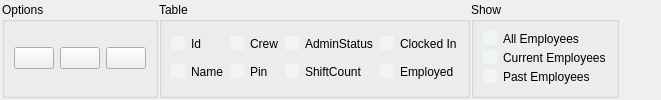
         <widget class="QWidget" name="EmployeeSettings">
          <property name="styleSheet">
           <string notr="true">QCheckBox::indicator,QRadioButton::indicator{
border:none;
background-color:#F1F4F5;

}


QCheckBox::indicator,QRadioButton::indicator{
border:none;
background-color:#F1F4F5;

}
QCheckBox::indicator:hover,QRadioButton::indicator:hover{
border:none;
background-color:#E4E9EB;

}
QCheckBox::indicator:checked,QRadioButton::indicator:checked{
border:none;
background-color:#FE938C;

}
</string>
          </property>
          <attribute name="title">
           <string>Employee</string>
          </attribute>
          <layout class="QHBoxLayout" name="horizontalLayout_2">
           <property name="spacing">
            <number>1</number>
           </property>
           <property name="leftMargin">
            <number>2</number>
           </property>
           <property name="topMargin">
            <number>2</number>
           </property>
           <property name="rightMargin">
            <number>2</number>
           </property>
           <property name="bottomMargin">
            <number>2</number>
           </property>
           <item>
            <widget class="QGroupBox" name="groupBox">
             <property name="minimumSize">
              <size>
               <width>0</width>
               <height>0</height>
              </size>
             </property>
             <property name="maximumSize">
              <size>
               <width>200</width>
               <height>16777215</height>
              </size>
             </property>
             <property name="styleSheet">
              <string notr="true"/>
             </property>
             <property name="title">
              <string>Options</string>
             </property>
             <layout class="QHBoxLayout" name="horizontalLayout_5">
              <property name="topMargin">
               <number>7</number>
              </property>
              <property name="bottomMargin">
               <number>7</number>
              </property>
              <item>
               <widget class="QPushButton" name="EmployeeAdd">
                <property name="text">
                 <string/>
                </property>
                <property name="default">
                 <bool>false</bool>
                </property>
               </widget>
              </item>
              <item>
               <widget class="QPushButton" name="EmployeeEdit">
                <property name="text">
                 <string/>
                </property>
               </widget>
              </item>
              <item>
               <widget class="QPushButton" name="EmployeeDelete">
                <property name="text">
                 <string/>
                </property>
               </widget>
              </item>
             </layout>
            </widget>
           </item>
           <item>
            <widget class="QGroupBox" name="groupBox_2">
             <property name="title">
              <string>Table</string>
             </property>
             <layout class="QGridLayout" name="gridLayout_8">
              <property name="topMargin">
               <number>7</number>
              </property>
              <property name="bottomMargin">
               <number>7</number>
              </property>
              <item row="0" column="0">
               <widget class="QCheckBox" name="EmployeeId">
                <property name="text">
                 <string>Id</string>
                </property>
               </widget>
              </item>
              <item row="1" column="0">
               <widget class="QCheckBox" name="EmployeeName">
                <property name="text">
                 <string>Name</string>
                </property>
               </widget>
              </item>
              <item row="1" column="3">
               <widget class="QCheckBox" name="EmployeeCurrent">
                <property name="text">
                 <string>Employed</string>
                </property>
               </widget>
              </item>
              <item row="0" column="3">
               <widget class="QCheckBox" name="EmployeeActive">
                <property name="text">
                 <string>Clocked In</string>
                </property>
               </widget>
              </item>
              <item row="1" column="2">
               <widget class="QCheckBox" name="EmployeeShiftCount">
                <property name="text">
                 <string>ShiftCount</string>
                </property>
               </widget>
              </item>
              <item row="0" column="2">
               <widget class="QCheckBox" name="EmployeeAdminStatus">
                <property name="text">
                 <string>AdminStatus</string>
                </property>
               </widget>
              </item>
              <item row="1" column="1">
               <widget class="QCheckBox" name="EmployeePin">
                <property name="text">
                 <string>Pin</string>
                </property>
               </widget>
              </item>
              <item row="0" column="1">
               <widget class="QCheckBox" name="EmployeeCrew">
                <property name="text">
                 <string>Crew</string>
                </property>
               </widget>
              </item>
             </layout>
            </widget>
           </item>
           <item>
            <widget class="QGroupBox" name="groupBox_3">
             <property name="title">
              <string>Show</string>
             </property>
             <property name="flat">
              <bool>false</bool>
             </property>
             <property name="checkable">
              <bool>false</bool>
             </property>
             <layout class="QVBoxLayout" name="verticalLayout_2">
              <property name="spacing">
               <number>2</number>
              </property>
              <property name="leftMargin">
               <number>9</number>
              </property>
              <property name="topMargin">
               <number>7</number>
              </property>
              <property name="bottomMargin">
               <number>7</number>
              </property>
              <item>
               <widget class="QRadioButton" name="AllRadio">
                <property name="text">
                 <string>All Employees</string>
                </property>
               </widget>
              </item>
              <item>
               <widget class="QRadioButton" name="CurrentRadio">
                <property name="text">
                 <string>Current Employees</string>
                </property>
               </widget>
              </item>
              <item>
               <widget class="QRadioButton" name="PastRadio">
                <property name="text">
                 <string>Past Employees</string>
                </property>
               </widget>
              </item>
             </layout>
            </widget>
           </item>
           <item>
            <spacer name="horizontalSpacer_4">
             <property name="orientation">
              <enum>Qt::Horizontal</enum>
             </property>
             <property name="sizeHint" stdset="0">
              <size>
               <width>40</width>
               <height>20</height>
              </size>
             </property>
            </spacer>
           </item>
          </layout>
         </widget>
